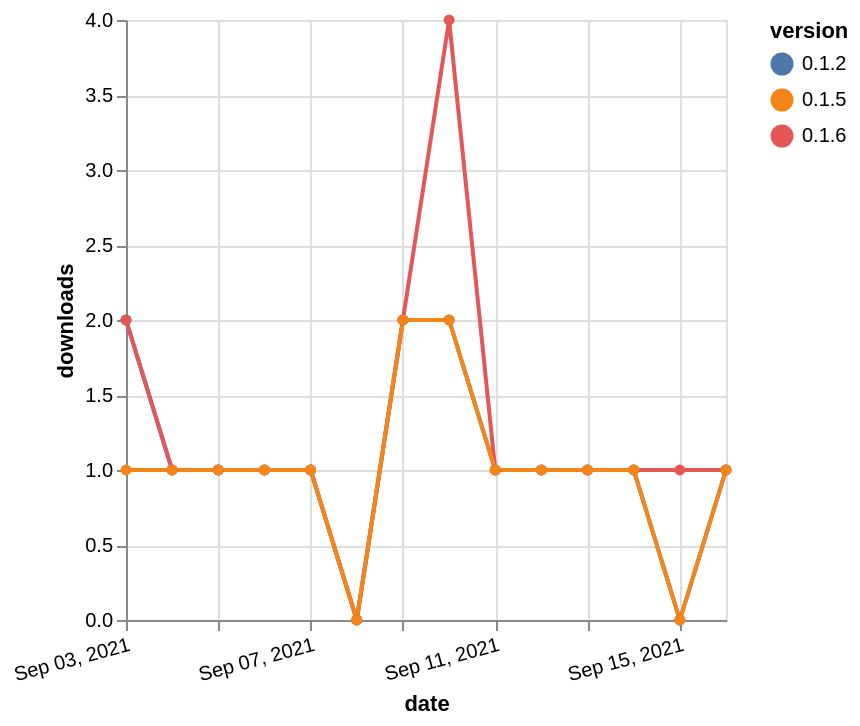

Specify this chart in Vega-Lite:
### Vega-Lite specification from a JSON file in a GitHub repository (floating-point values rounded to 4 significant figures)
{"$schema": "https://vega.github.io/schema/vega-lite/v5.json", "description": "A simple bar chart with embedded data.", "data": {"values": [{"date": "2021-09-03", "total": 157, "delta": 2, "version": "0.1.2"}, {"date": "2021-09-04", "total": 158, "delta": 1, "version": "0.1.2"}, {"date": "2021-09-05", "total": 159, "delta": 1, "version": "0.1.2"}, {"date": "2021-09-06", "total": 160, "delta": 1, "version": "0.1.2"}, {"date": "2021-09-07", "total": 161, "delta": 1, "version": "0.1.2"}, {"date": "2021-09-08", "total": 161, "delta": 0, "version": "0.1.2"}, {"date": "2021-09-09", "total": 163, "delta": 2, "version": "0.1.2"}, {"date": "2021-09-10", "total": 165, "delta": 2, "version": "0.1.2"}, {"date": "2021-09-11", "total": 166, "delta": 1, "version": "0.1.2"}, {"date": "2021-09-12", "total": 167, "delta": 1, "version": "0.1.2"}, {"date": "2021-09-13", "total": 168, "delta": 1, "version": "0.1.2"}, {"date": "2021-09-14", "total": 169, "delta": 1, "version": "0.1.2"}, {"date": "2021-09-15", "total": 169, "delta": 0, "version": "0.1.2"}, {"date": "2021-09-16", "total": 170, "delta": 1, "version": "0.1.2"}, {"date": "2021-09-03", "total": 86, "delta": 2, "version": "0.1.6"}, {"date": "2021-09-04", "total": 87, "delta": 1, "version": "0.1.6"}, {"date": "2021-09-05", "total": 88, "delta": 1, "version": "0.1.6"}, {"date": "2021-09-06", "total": 89, "delta": 1, "version": "0.1.6"}, {"date": "2021-09-07", "total": 90, "delta": 1, "version": "0.1.6"}, {"date": "2021-09-08", "total": 90, "delta": 0, "version": "0.1.6"}, {"date": "2021-09-09", "total": 92, "delta": 2, "version": "0.1.6"}, {"date": "2021-09-10", "total": 96, "delta": 4, "version": "0.1.6"}, {"date": "2021-09-11", "total": 97, "delta": 1, "version": "0.1.6"}, {"date": "2021-09-12", "total": 98, "delta": 1, "version": "0.1.6"}, {"date": "2021-09-13", "total": 99, "delta": 1, "version": "0.1.6"}, {"date": "2021-09-14", "total": 100, "delta": 1, "version": "0.1.6"}, {"date": "2021-09-15", "total": 101, "delta": 1, "version": "0.1.6"}, {"date": "2021-09-16", "total": 102, "delta": 1, "version": "0.1.6"}, {"date": "2021-09-03", "total": 204, "delta": 1, "version": "0.1.5"}, {"date": "2021-09-04", "total": 205, "delta": 1, "version": "0.1.5"}, {"date": "2021-09-05", "total": 206, "delta": 1, "version": "0.1.5"}, {"date": "2021-09-06", "total": 207, "delta": 1, "version": "0.1.5"}, {"date": "2021-09-07", "total": 208, "delta": 1, "version": "0.1.5"}, {"date": "2021-09-08", "total": 208, "delta": 0, "version": "0.1.5"}, {"date": "2021-09-09", "total": 210, "delta": 2, "version": "0.1.5"}, {"date": "2021-09-10", "total": 212, "delta": 2, "version": "0.1.5"}, {"date": "2021-09-11", "total": 213, "delta": 1, "version": "0.1.5"}, {"date": "2021-09-12", "total": 214, "delta": 1, "version": "0.1.5"}, {"date": "2021-09-13", "total": 215, "delta": 1, "version": "0.1.5"}, {"date": "2021-09-14", "total": 216, "delta": 1, "version": "0.1.5"}, {"date": "2021-09-15", "total": 216, "delta": 0, "version": "0.1.5"}, {"date": "2021-09-16", "total": 217, "delta": 1, "version": "0.1.5"}]}, "width": "container", "mark": {"type": "line", "point": {"filled": true}}, "encoding": {"x": {"field": "date", "type": "temporal", "timeUnit": "yearmonthdate", "title": "date", "axis": {"labelAngle": -15}}, "y": {"field": "delta", "type": "quantitative", "title": "downloads"}, "color": {"field": "version", "type": "nominal"}, "tooltip": {"field": "delta"}}}
